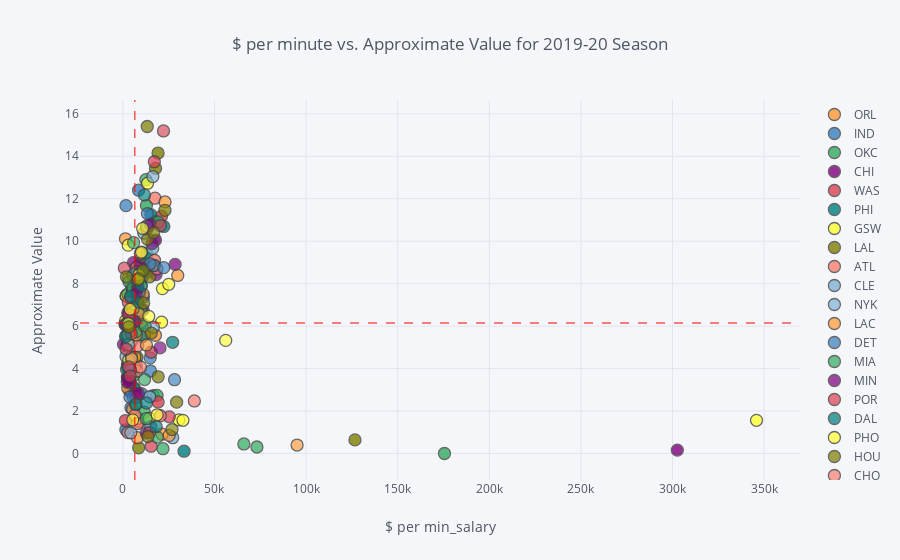

The cell this chart's notebook holds for it:
### Code cell
merged_df_20.iplot(
        x='$_per_min-19/20',
        y='Approximate Value',
        categories='Tm',
        text="player_names",
        vline= {"x":merged_df_20[merged_df_20["$_per_min-19/20"]<=14000]["$_per_min-19/20"].mean(),
                "color":"#FF0000",
                "dash": "dash"
               },
        hline={"y":merged_df_20[merged_df_20["$_per_min-19/20"]<=14000]["Approximate Value"].mean(),
               "color":"#FF0000",
               "dash": "dash"
              },
        xTitle='$ per min_salary',
        yTitle='Approximate Value',
        title='$ per minute vs. Approximate Value for 2019-20 Season')

### Figure 1 — Plotly figure (JSON) as saved in the notebook; plotly's stock layout.template omitted (floating-point values rounded to 4 significant figures)
{"data": [{"marker": {"color": "rgba(255, 153, 51, 1.0)", "line": {"width": 1.3}, "opacity": 0.8, "size": 12, "symbol": "circle"}, "mode": "markers", "name": "ORL", "text": ["Aaron Gordon", null, null, null, null, "Evan Fournier", "Jonathan Isaac", null, "Khem Birch", "Markelle Fultz", null, null, "Mo Bamba", null, "Terrence Ross", null, null], "textfont": {"color": "#4D5663"}, "type": "scatter", "x": [9762.0, null, null, null, null, 8671.0, 17760.0, null, 7232.0, 8267.0, null, null, 11730.0, null, 6088.0, null, null], "y": [8.984, 1.769, 0.5324, 0.4671, 6.024, 8.639, 5.57, 0.2876, 4.171, 8.309, 0.7288, 4.52, 5.584, 11.75, 7.29, 0.326, 3.837]}, {"marker": {"color": "rgba(55, 128, 191, 1.0)", "line": {"width": 1.3}, "opacity": 0.8, "size": 12, "symbol": "circle"}, "mode": "markers", "name": "IND", "text": ["Aaron Holiday", "Alize Johnson", null, "Domantas Sabonis", "Doug McDermott", "Edmond Sumner", "Goga Bitadze", null, null, "Justin Holiday", "Malcolm Brogdon", "Myles Turner", null, null, null, null, "Victor Oladipo"], "textfont": {"color": "#4D5663"}, "type": "scatter", "x": [1217.0, 1630.0, null, 8569.0, 10020.0, 4403.0, 10120.0, null, null, 3446.0, 13570.0, 9858.0, null, null, null, null, 16570.0], "y": [6.116, 1.115, 0.1826, 12.4, 6.109, 2.152, 2.822, 2.739, 5.909, 6.695, 8.544, 8.213, 0.3987, 1.628, 6.954, 9.908, 2.72]}, {"marker": {"color": "rgba(50, 171, 96, 1.0)", "line": {"width": 1.3}, "opacity": 0.8, "size": 12, "symbol": "circle"}, "mode": "markers", "name": "OKC", "text": [null, null, "Chris Paul", "Danilo Gallinari", "Darius Bazley", null, null, null, "Hamidou Diallo", "Isaiah Roby", null, null, "Luguentz Dort", "Mike Muscala", "Nerlens Noel", "Shai Gilgeous-Alexander", "Steven Adams", null], "textfont": {"color": "#4D5663"}, "type": "scatter", "x": [null, null, 12860.0, 10620.0, 3774.0, null, null, null, 5804.0, 175500.0, null, null, 18630.0, 6119.0, 8199.0, 12730.0, 10670.0, null], "y": [3.67, 0.6256, 11.68, 8.977, 4.551, 8.909, 1.368, 0.307, 3.662, 0, 0.2265, 0.381, 2.739, 3.101, 7.022, 10.67, 9.453, 2.636]}, {"marker": {"color": "rgba(128, 0, 128, 1.0)", "line": {"width": 1.3}, "opacity": 0.8, "size": 12, "symbol": "circle"}, "mode": "markers", "name": "CHI", "text": [null, null, "Coby White", null, "Daniel Gafford", null, null, "Lauri Markkanen", "Luke Kornet", "Max Strus", null, "Ryan Arcidiacono", null, "Thaddeus Young", null, null, "Zach LaVine"], "textfont": {"color": "#4D5663"}, "type": "scatter", "x": [null, null, 4429.0, null, 3170.0, null, null, 11040.0, 3816.0, 302600.0, null, 2471.0, null, 5028.0, null, null, 17790.0], "y": [0.6104, 2.831, 6.501, 2.272, 3.594, 2.785, 5.613, 6.763, 2.913, 0.1592, 2.182, 3.594, 3.251, 6.77, 7.694, 6.736, 10.05]}, {"marker": {"color": "rgba(219, 64, 82, 1.0)", "line": {"width": 1.3}, "opacity": 0.8, "size": 12, "symbol": "circle"}, "mode": "markers", "name": "WAS", "text": ["Admiral Schofield", null, "Bradley Beal", null, null, null, "Garrison Mathews", "Gary Payton II", null, null, null, null, null, null, null, null, "Moritz Wagner", "Rui Hachimura", "Thomas Bryant", null], "textfont": {"color": "#4D5663"}, "type": "scatter", "x": [1383.0, null, 21080.0, null, null, null, 8811.0, 19210.0, null, null, null, null, null, null, null, null, 2250.0, 4337.0, 1716.0, null], "y": [1.551, 2.523, 11.18, 0.9354, 2.398, 7.29, 1.483, 2.427, 4.504, 5.073, 4.082, 7.707, 0.4837, 1.506, 4.211, 0.381, 5.118, 6.529, 7.423, 7.896]}, {"marker": {"color": "rgba(0, 128, 128, 1.0)", "line": {"width": 1.3}, "opacity": 0.8, "size": 12, "symbol": "circle"}, "mode": "markers", "name": "PHI", "text": ["Al Horford", "Ben Simmons", "Furkan Korkmaz", null, "Joel Embiid", null, "Josh Richardson", null, null, "Matisse Thybulle", null, null, "Raul Neto", "Shake Milton", "Tobias Harris", "Trey Burke", "Zhaire Smith"], "textfont": {"color": "#4D5663"}, "type": "scatter", "x": [13090.0, 17570.0, 3207.0, null, 22320.0, null, 7204.0, null, null, 3403.0, null, null, 3688.0, 2482.0, 15240.0, 6584.0, 33380.0], "y": [9.392, 10.92, 5.795, 5.356, 10.69, 0.326, 6.341, 2.794, 0.2049, 4.355, 5.065, 1.759, 3.303, 4.195, 11.25, 3.012, 0.1085]}, {"marker": {"color": "rgba(255, 255, 51, 1.0)", "line": {"width": 1.3}, "opacity": 0.8, "size": 12, "symbol": "circle"}, "mode": "markers", "name": "GSW", "text": ["Alec Burks", null, null, "D'Angelo Russell", "Damion Lee", "Draymond Green", null, null, null, null, "Jordan Poole", "Juan Toscano-Anderson", "Kevon Looney", null, "Marquese Chriss", null, null, "Stephen Curry", null], "textfont": {"color": "#4D5663"}, "type": "scatter", "x": [5709.0, null, null, 21610.0, 1499.0, 21120.0, null, null, null, null, 3062.0, 7843.0, 30530.0, null, 1834.0, null, null, 345800.0, null], "y": [8.309, 1.177, 0.2474, 7.766, 6.257, 6.187, 7.297, 7.109, 1.562, 0.4671, 3.993, 1.65, 1.584, 4.074, 7.423, 1.052, 4.668, 1.562, 6.425]}, {"marker": {"color": "rgba(128, 128, 0, 1.0)", "line": {"width": 1.3}, "opacity": 0.8, "size": 12, "symbol": "circle"}, "mode": "markers", "name": "LAL", "text": ["Alex Caruso", "Anthony Davis", null, "Danny Green", null, null, null, "JaVale McGee", null, "Kentavious Caldwell-Pope", "Kostas Antetokounmpo", "Kyle Kuzma", "LeBron James", null, null, "Talen Horton-Tucker", null, null], "textfont": {"color": "#4D5663"}, "type": "scatter", "x": [7685.0, 17820.0, null, 5928.0, null, null, null, 4833.0, null, 7948.0, 8628.0, 8519.0, 19200.0, null, null, 126700.0, null, null], "y": [4.536, 13.43, 4.139, 5.952, 0.2474, 7.929, 0.2049, 7.217, 1.748, 5.874, 0.2678, 6.341, 14.15, 2.33, 4.807, 0.6407, 2.051, 0.2474]}, {"marker": {"color": "rgba(251, 128, 114, 1.0)", "line": {"width": 1.3}, "opacity": 0.8, "size": 12, "symbol": "circle"}, "mode": "markers", "name": "ATL", "text": ["Alex Len", null, null, "Bruno Fernando", "Cam Reddish", null, null, "Damian Jones", "De'Andre Hunter", null, null, null, "John Collins", "Kevin Huerter", null, "Trae Young", null, null], "textfont": {"color": "#4D5663"}, "type": "scatter", "x": [4040.0, null, null, 3811.0, 3839.0, null, null, 2591.0, 4874.0, null, null, null, 17240.0, 8244.0, null, 17500.0, null, null], "y": [6.102, 2.202, 2.533, 3.952, 5.342, 0.326, 0.3446, 5.08, 6.467, 3.853, 1.333, 5.628, 9.102, 6.804, 0.7574, 12.02, 0.7144, 3.277]}, {"marker": {"color": "rgba(128, 177, 211, 1.0)", "line": {"width": 1.3}, "opacity": 0.8, "size": 12, "symbol": "circle"}, "mode": "markers", "name": "CLE", "text": [null, null, null, "Cedi Osman", "Collin Sexton", "Darius Garland", "Dean Wade", null, null, "Jordan Clarkson", "Kevin Love", null, null, null, null, null, "Matthew Dellavedova", null, null], "textfont": {"color": "#4D5663"}, "type": "scatter", "x": [null, null, null, 3888.0, 7699.0, 4891.0, 27190.0, null, null, 7824.0, 16260.0, null, null, null, null, null, 3202.0, null, null], "y": [2.599, 1.875, 2.0, 6.536, 8.752, 5.297, 0.7432, 0, 4.001, 7.602, 9.66, 4.83, 7.746, null, 0.1085, 0.1826, 3.233, 8.626, 0.6556]}, {"marker": {"color": "rgba(128, 177, 211, 0.8999999999999999)", "line": {"width": 1.3}, "opacity": 0.8, "size": 12, "symbol": "circle"}, "mode": "markers", "name": "NYK", "text": [null, "Bobby Portis", null, null, null, "Frank Ntilikina", null, "Julius Randle", null, "Kevin Knox", "Marcus Morris", "Mitchell Robinson", "RJ Barrett", "Reggie Bullock", "Taj Gibson", null], "textfont": {"color": "#4D5663"}, "type": "scatter", "x": [null, 7784.0, null, null, null, 1716.0, null, 11420.0, null, 2573.0, 8457.0, 12070.0, 6397.0, 14640.0, 2835.0, null], "y": [1.865, 6.722, 3.381, 2.301, 6.418, 4.567, 0.2265, 10.37, 0.8954, 4.082, 7.929, 8.696, 6.059, 2.674, 5.584, 2.301]}, {"marker": {"color": "rgba(255, 153, 51, 0.8999999999999999)", "line": {"width": 1.3}, "opacity": 0.8, "size": 12, "symbol": "circle"}, "mode": "markers", "name": "LAC", "text": ["Amir Coffey", null, "Ivica Zubac", "JaMychal Green", null, null, null, "Kawhi Leonard", "Landry Shamet", null, null, "Mfiondu Kabengele", "Montrezl Harrell", "Patrick Beverley", null, "Paul George", "Rodney McGruder", "Terance Mann"], "textfont": {"color": "#4D5663"}, "type": "scatter", "x": [21350.0, null, 7635.0, 6274.0, null, null, null, 22990.0, 6543.0, null, null, 7951.0, 1409.0, 9687.0, null, 29950.0, 2639.0, 5333.0], "y": [0.9088, 1.214, 8.79, 6.151, 3.594, 0.564, 0.7288, 11.85, 4.536, 8.67, 5.297, 0.7432, 10.11, 6.18, 3.662, 8.385, 3.083, 2.082]}, {"marker": {"color": "rgba(55, 128, 191, 0.8999999999999999)", "line": {"width": 1.3}, "opacity": 0.8, "size": 12, "symbol": "circle"}, "mode": "markers", "name": "DET", "text": ["Andre Drummond", "Blake Griffin", "Bruce Brown", "Christian Wood", "Derrick Rose", null, null, null, null, null, "Luke Kennard", "Markieff Morris", "Reggie Jackson", null, null, null, null, null], "textfont": {"color": "#4D5663"}, "type": "scatter", "x": [1703.0, 5675.0, 3965.0, 10810.0, 11190.0, null, null, null, null, null, 14910.0, 2448.0, 15090.0, null, null, null, null, null], "y": [11.67, 2.646, 6.708, 8.353, 7.37, 1.14, 0.2265, 0.2049, 5.974, 0.4334, 4.504, 5.43, 3.886, 2.664, 4.621, 4.042, 1.938, 5.155]}, {"marker": {"color": "rgba(50, 171, 96, 0.8999999999999999)", "line": {"width": 1.3}, "opacity": 0.8, "size": 12, "symbol": "circle"}, "mode": "markers", "name": "MIA", "text": ["Andre Iguodala", "Bam Adebayo", null, null, null, null, "Duncan Robinson", "Gabe Vincent", null, "James Johnson", "Jimmy Butler", "Justise Winslow", "KZ Okpala", "Kelly Olynyk", "Kendrick Nunn", null, null, "Tyler Herro", "Udonis Haslem"], "textfont": {"color": "#4D5663"}, "type": "scatter", "x": [6952.0, 12560.0, null, null, null, null, 7803.0, 21880.0, null, 4694.0, 19220.0, 11640.0, 73160.0, 9850.0, 2676.0, null, null, 3795.0, 66040.0], "y": [2.291, 12.9, 2.831, 0, 6.257, 1.368, 8.032, 0.2265, 7.74, 3.787, 10.9, 1.948, 0.307, 6.749, 7.516, 0.1085, 4.952, 6.271, 0.4504]}, {"marker": {"color": "rgba(128, 0, 128, 0.8999999999999999)", "line": {"width": 1.3}, "opacity": 0.8, "size": 12, "symbol": "circle"}, "mode": "markers", "name": "MIN", "text": ["Andrew Wiggins", "Gorgui Dieng", null, "Jarrett Culver", "Jaylen Nowell", null, null, "Jordan McLaughlin", "Josh Okogie", "Karl-Anthony Towns", "Keita Bates-Diop", null, "Naz Reid", "Noah Vonleh", "Robert Covington", null, null], "textfont": {"color": "#4D5663"}, "type": "scatter", "x": [18090.0, 2651.0, null, 337.9, 12790.0, null, null, 3661.0, 1272.0, 28500.0, 2525.0, null, 3900.0, 6534.0, 5759.0, null, null], "y": [8.43, 6.619, 2.33, 5.14, 0.9617, 6.736, 1.917, 3.484, 6.059, 8.909, 3.569, 2.542, 3.329, 2.84, 8.99, 6.165, 3.119]}, {"marker": {"color": "rgba(219, 64, 82, 0.8999999999999999)", "line": {"width": 1.3}, "opacity": 0.8, "size": 12, "symbol": "circle"}, "mode": "markers", "name": "POR", "text": ["Anfernee Simons", null, "CJ McCollum", null, "Damian Lillard", null, null, null, null, null, null, "Moses Brown", "Nassir Little", null, null, "Zach Collins"], "textfont": {"color": "#4D5663"}, "type": "scatter", "x": [15400.0, null, 13040.0, null, 17180.0, null, null, null, null, null, null, 15420.0, 7280.0, null, null, 25340.0], "y": [4.768, 3.145, 10.56, 7.516, 13.74, 4.975, 13.07, 0.9354, 2.57, 6.052, 3.903, 0.3446, 2.646, 2.949, 3.729, 1.727]}, {"marker": {"color": "rgba(0, 128, 128, 0.8999999999999999)", "line": {"width": 1.3}, "opacity": 0.8, "size": 12, "symbol": "circle"}, "mode": "markers", "name": "DAL", "text": [null, null, null, "Delon Wright", "Dorian Finney-Smith", "Dwight Powell", null, "Jalen Brunson", null, "Justin Jackson", null, null, "Maxi Kleber", null, "Seth Curry", null], "textfont": {"color": "#4D5663"}, "type": "scatter", "x": [null, null, null, 4971.0, 5850, 10440.0, null, 27140.0, null, 2041.0, null, null, 4762.0, null, 5391.0, null], "y": [0.2474, 4.179, 1.737, 7.284, 7.844, 5.496, 2.831, 5.238, 0.2265, 3.96, 10.18, 13.57, 7.87, 1.391, 6.756, 8.045]}, {"marker": {"color": "rgba(255, 255, 51, 0.8999999999999999)", "line": {"width": 1.3}, "opacity": 0.8, "size": 12, "symbol": "circle"}, "mode": "markers", "name": "PHO", "text": [null, "Cameron Johnson", "Cameron Payne", null, null, "Deandre Ayton", "Devin Booker", null, "Frank Kaminsky", null, null, "Jevon Carter", null, "Mikal Bridges", "Ricky Rubio", null, "Ty Jerome", null], "textfont": {"color": "#4D5663"}, "type": "scatter", "x": [null, 4692.0, 32790.0, null, null, 25010.0, 13470.0, null, 3171.0, null, null, 6376.0, null, 9843.0, 2904.0, null, 14420.0, null], "y": [5.416, 5.364, 1.562, 3.501, 7.799, 7.968, 12.73, 3.294, 4.402, 0.1826, null, 4.058, 8.55, 7.87, 9.812, 0.1347, 1.65, 3.074]}, {"marker": {"color": "rgba(128, 128, 0, 0.8999999999999999)", "line": {"width": 1.3}, "opacity": 0.8, "size": 12, "symbol": "circle"}, "mode": "markers", "name": "HOU", "text": ["Austin Rivers", null, null, "Clint Capela", null, "Eric Gordon", null, "Isaiah Hartenstein", "James Harden", null, null, null, "Russell Westbrook", null, null, null, null], "textfont": {"color": "#4D5663"}, "type": "scatter", "x": [1823.0, null, null, 14630.0, null, 19260.0, null, 29340.0, 13290.0, null, null, null, 22970.0, null, null, null, null], "y": [5.555, 5.924, 1.812, 8.322, 6.722, 3.611, 2.729, 2.418, 15.4, 0.1347, 0.2474, 7.654, 11.45, 0.2474, 2.262, 1.517, null]}, {"marker": {"color": "rgba(251, 128, 114, 0.8999999999999999)", "line": {"width": 1.3}, "opacity": 0.8, "size": 12, "symbol": "circle"}, "mode": "markers", "name": "CHO", "text": ["Bismack Biyombo", "Caleb Martin", "Cody Martin", null, null, null, "Jalen McDaniels", null, "Malik Monk", null, null, null, "Nicolas Batum", null, "Terry Rozier", null], "textfont": {"color": "#4D5663"}, "type": "scatter", "x": [2824.0, 20440.0, 7752.0, null, null, null, 6589.0, null, 8103.0, null, null, null, 39010.0, null, 9929.0, null], "y": [5.592, 1.78, 3.886, 7.47, 9.015, 2.408, 1.801, null, 5.073, 4.753, 1.345, 7.516, 2.475, 7.042, 8.67, 3.021]}, {"marker": {"color": "rgba(251, 128, 114, 0.7999999999999998)", "line": {"width": 1.3}, "opacity": 0.8, "size": 12, "symbol": "circle"}, "mode": "markers", "name": "SAC", "text": [null, "Buddy Hield", null, null, "Cory Joseph", "DaQuan Jeffries", "De'Aaron Fox", "Dewayne Dedmon", null, "Harrison Barnes", null, null, null, null, null, "Richaun Holmes", null, "Wenyen Gabriel", null], "textfont": {"color": "#4D5663"}, "type": "scatter", "x": [null, 9557.0, null, null, 2931.0, 2738.0, 18580.0, 9624.0, null, 7394.0, null, null, null, null, null, 9030, null, 7995.0, null], "y": [7.536, 9.422, 1.959, 0.326, 6.059, 0.9878, 8.702, 4.074, 0.307, 8.758, 4.551, 1.345, 0.1085, 2.504, 9.349, 7.417, 5.73, 1.403, 2.674]}, {"marker": {"color": "rgba(128, 177, 211, 0.7999999999999998)", "line": {"width": 1.3}, "opacity": 0.8, "size": 12, "symbol": "circle"}, "mode": "markers", "name": "UTA", "text": [null, null, "Donovan Mitchell", null, null, "Georges Niang", null, "Jeff Green", "Joe Ingles", null, "Juwan Morgan", "Mike Conley", null, null, null, "Royce O'Neale", "Rudy Gobert", null, "Tony Bradley"], "textfont": {"color": "#4D5663"}, "type": "scatter", "x": [null, null, 13080.0, null, null, 3754.0, null, 4688.0, 3032.0, null, 4300.0, 16640.0, null, null, null, 4490.0, 16360.0, null, 3071.0], "y": [8.487, 2.36, 10.72, 1.979, 4.251, 4.025, 0.7144, 4.544, 8.245, 0.381, 0.9748, 5.945, 0.7144, 0.381, 0.9486, 7.357, 13.04, null, 5.133]}, {"marker": {"color": "rgba(255, 153, 51, 0.7999999999999998)", "line": {"width": 1.3}, "opacity": 0.8, "size": 12, "symbol": "circle"}, "mode": "markers", "name": "DEN", "text": ["Bol Bol", "Gary Harris", "Jamal Murray", "Jarred Vanderbilt", "Jerami Grant", null, "Malik Beasley", "Mason Plumlee", null, "Monte Morris", null, null, null, "Torrey Craig", null, "Will Barton"], "textfont": {"color": "#4D5663"}, "type": "scatter", "x": [25290.0, 7303.0, 16620.0, 95090.0, 11080.0, null, 12870.0, 8591.0, null, 5578.0, null, null, null, 4778.0, null, 7503.0], "y": [0.8548, 5.584, 8.846, 0.3987, 7.503, 3.828, 5.11, 6.577, 5.917, 6.831, 14.35, 2.33, 6.605, 4.465, 0.4504, 8.569]}, {"marker": {"color": "rgba(55, 128, 191, 0.7999999999999998)", "line": {"width": 1.3}, "opacity": 0.8, "size": 12, "symbol": "circle"}, "mode": "markers", "name": "BOS", "text": [null, null, "Daniel Theis", null, "Gordon Hayward", "Grant Williams", "Javonte Green", "Jaylen Brown", "Jayson Tatum", "Kemba Walker", "Marcus Smart", "Robert Williams", "Romeo Langford", null, null, null, null], "textfont": {"color": "#4D5663"}, "type": "scatter", "x": [null, null, 5552.0, null, 17280.0, 4129.0, 3880.0, 14860.0, 13400.0, 22270.0, 8967.0, 28190.0, 15230.0, null, null, null, null], "y": [5.766, 1.517, 8.424, 7.062, 8.859, 3.936, 2.664, 8.934, 11.3, 8.752, 7.615, 3.475, 1.262, 3.475, 0.6999, 0.6104, 1.214]}, {"marker": {"color": "rgba(50, 171, 96, 0.7999999999999998)", "line": {"width": 1.3}, "opacity": 0.8, "size": 12, "symbol": "circle"}, "mode": "markers", "name": "MEM", "text": ["Brandon Clarke", null, "De'Anthony Melton", "Dillon Brooks", null, "Grayson Allen", "Ja Morant", "Jae Crowder", null, null, "John Konchar", null, null, "Kyle Anderson", null, null, "Tyus Jones", "Yuta Watanabe"], "textfont": {"color": "#4D5663"}, "type": "scatter", "x": [3341.0, null, 7069.0, 5398.0, null, 11840.0, 5844.0, 5431.0, null, null, 12710.0, null, null, 6602.0, null, null, 12180.0, 18740.0], "y": [8.09, 1.823, 5.737, 7.615, 0.2265, 3.484, 9.932, 7.766, 7.929, 0.363, 1.639, 11.95, 2.475, 6.215, 2.321, 4.37, 6.024, 0.7716]}, {"marker": {"color": "rgba(128, 0, 128, 0.7999999999999998)", "line": {"width": 1.3}, "opacity": 0.8, "size": 12, "symbol": "circle"}, "mode": "markers", "name": "NOP", "text": ["Brandon Ingram", "Derrick Favors", null, null, null, null, "Jaxson Hayes", null, "Josh Hart", "Jrue Holiday", "Kenrich Williams", "Lonzo Ball", "Nickeil Alexander-Walker", null, null, "Zion Williamson", null], "textfont": {"color": "#4D5663"}, "type": "scatter", "x": [15040.0, 8193.0, null, null, null, null, 6299.0, null, 7385.0, 15900.0, 2404.0, 9647.0, 8477.0, null, null, 20260.0, null], "y": [10.79, 7.831, 4.363, 3.181, 7.008, 3.561, 6.222, 0, 7.582, 9.89, 3.364, 8.821, 2.822, 4.745, 0.3987, 4.975, 0.4334]}, {"marker": {"color": "rgba(219, 64, 82, 0.7999999999999998)", "line": {"width": 1.3}, "opacity": 0.8, "size": 12, "symbol": "circle"}, "mode": "markers", "name": "MIL", "text": ["Brook Lopez", null, "Donte DiVincenzo", null, "Eric Bledsoe", null, null, "George Hill", "Giannis Antetokounmpo", "Khris Middleton", null, "Pat Connaughton", "Robin Lopez", "Sterling Brown", "Thanasis Antetokounmpo", "Wesley Matthews"], "textfont": {"color": "#4D5663"}, "type": "scatter", "x": [7654.0, null, 2961.0, null, 789.8, null, null, 3147.0, 22170.0, 20500.0, null, 4609.0, 3033.0, 3911.0, 14560.0, 1777.0], "y": [8.206, 2.061, 7.136, 1.99, 8.733, 5.701, 1.152, 6.536, 15.19, 10.73, 4.203, 5.643, 4.082, 3.645, 0.9878, 4.921]}, {"marker": {"color": "rgba(0, 128, 128, 0.7999999999999998)", "line": {"width": 1.3}, "opacity": 0.8, "size": 12, "symbol": "circle"}, "mode": "markers", "name": "SAS", "text": ["Bryn Forbes", "Chimezie Metu", "DeMar DeRozan", null, "Dejounte Murray", "Derrick White", "Drew Eubanks", "Jakob Poeltl", "Keldon Johnson", null, null, null, null, null, null, "Rudy Gay", "Trey Lyles", null], "textfont": {"color": "#4D5663"}, "type": "scatter", "x": [1456.0, 18200.0, 11790.0, null, 9823.0, 10070.0, 7236.0, 8026.0, 12870.0, null, null, null, null, null, null, 4233.0, 2065.0, null], "y": [5.504, 1.262, 12.18, 1.606, 8.538, 7.909, 2.321, 7.129, 2.379, 9.318, 4.066, 0.4504, 3.62, 6.08, 0.381, 7.403, 6.123, 0.1085]}, {"marker": {"color": "rgba(255, 255, 51, 0.7999999999999998)", "line": {"width": 1.3}, "opacity": 0.8, "size": 12, "symbol": "circle"}, "mode": "markers", "name": "BRK", "text": ["Caris LeVert", "David Nwaba", "DeAndre Jordan", null, "Garrett Temple", null, null, null, "Jarrett Allen", null, "Joe Harris", null, "Kyrie Irving", null, null, null, "Spencer Dinwiddie", "Taurean Prince", "Theo Pinson", null, null], "textfont": {"color": "#4D5663"}, "type": "scatter", "x": [14130.0, 18740.0, 8698.0, null, 2980.0, null, null, null, 10800.0, null, 8781.0, null, 56130.0, null, null, null, 10120.0, 3928.0, 5392.0, null, null], "y": [6.46, 1.823, 8.417, 2.321, 6.123, 0.1085, 1.001, 0.1826, 10.6, 1.09, 8.251, 0.5951, 5.327, 0.4837, 1.449, 3.216, 9.477, 6.797, 1.584, 3.812, 3.181]}, {"marker": {"color": "rgba(128, 128, 0, 0.7999999999999998)", "line": {"width": 1.3}, "opacity": 0.8, "size": 12, "symbol": "circle"}, "mode": "markers", "name": "TOR", "text": ["Chris Boucher", null, "Fred VanVleet", "Kyle Lowry", null, null, null, "Norman Powell", "OG Anunoby", "Oshae Brissett", "Pascal Siakam", null, null, "Serge Ibaka", null, "Stanley Johnson", "Terence Davis"], "textfont": {"color": "#4D5663"}, "type": "scatter", "x": [15490.0, null, 11020.0, 13500.0, null, null, null, 11330.0, 8401.0, 13680.0, 16800.0, null, null, 1957.0, null, 26810.0, 3309.0], "y": [5.672, 0.4161, 8.62, 10.09, 0.7996, 5.722, 2.533, 7.089, 8.193, 0.7996, 10.4, 2.985, 5.809, 8.322, 0.2876, 1.128, 5.967]}], "layout": {"legend": {"bgcolor": "#F5F6F9", "font": {"color": "#4D5663"}}, "paper_bgcolor": "#F5F6F9", "plot_bgcolor": "#F5F6F9", "shapes": [{"line": {"color": "#FF0000", "dash": "dash", "width": 1}, "type": "line", "x0": 0, "x1": 1, "xref": "paper", "y0": 6.146, "y1": 6.146, "yref": "y"}, {"line": {"color": "#FF0000", "dash": "dash", "width": 1}, "type": "line", "x0": 6532.0, "x1": 6532.0, "xref": "x", "y0": 0, "y1": 1, "yref": "paper"}], "title": "$ per minute vs. Approximate Value for 2019-20 Season", "titlefont": {"color": "#4D5663"}, "xaxis": {"gridcolor": "#E1E5ED", "showgrid": true, "tickfont": {"color": "#4D5663"}, "title": "$ per min_salary", "titlefont": {"color": "#4D5663"}, "zerolinecolor": "#E1E5ED"}, "yaxis": {"gridcolor": "#E1E5ED", "showgrid": true, "tickfont": {"color": "#4D5663"}, "title": "Approximate Value", "titlefont": {"color": "#4D5663"}, "zerolinecolor": "#E1E5ED"}}}
